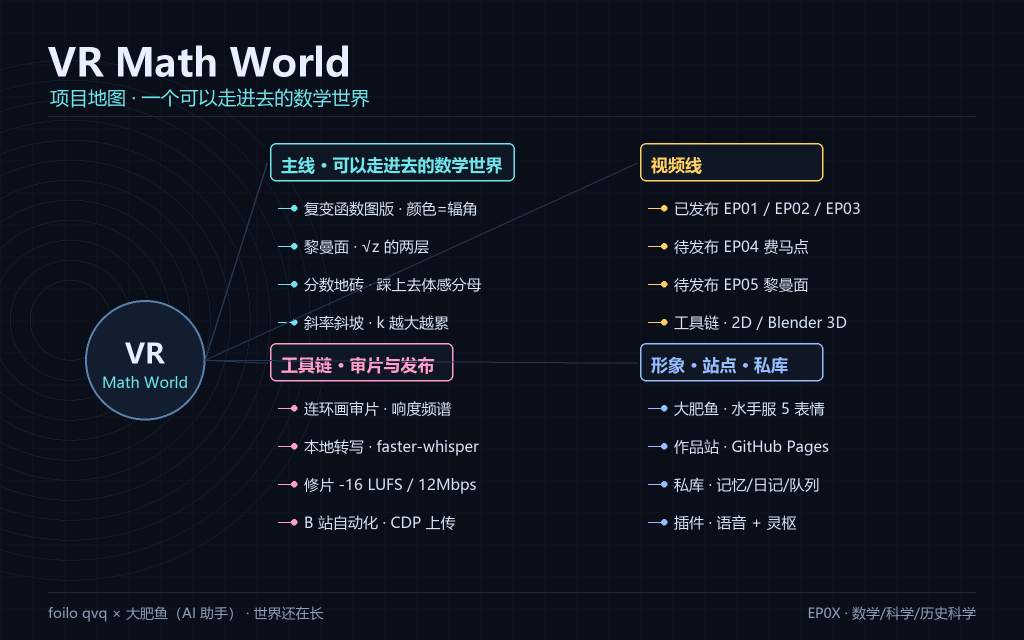
#> input picture site/ProjectMap.png, 2048 x 1280 px (shown at 1/2 size)
$ python prep-art.py ../site/ProjectMap.png
#> lines starting #> are read from the running program, lines starting #| are printed output that depends on the picture
#!/usr/bin/env python3
"""把 foilo 画的图处理成视频可用素材（去底 → 裁边 → 统一高度）。

用法：
  python prep-art.py 输入.png                      # 单张
  python prep-art.py 目录/ --grid 3x3              # 九宫格总览切分
  python prep-art.py 目录/ --height 900            # 统一高度

输出：<同目录>/ready/<原名>-ready.png（透明底、裁到内容边界）
"""
import argparse
import os

import numpy as np
from PIL import Image

# 我们的深蓝底（10,14,24）和常见白底都要能抠
BG_CANDIDATES = [(10, 14, 24), (255, 255, 255), (0, 0, 0)]


def key_background(im, tol=34, soft=26):
    """把接近"四角颜色"的像素变透明（软过渡，避免锯齿）。"""
    im = im.convert("RGBA")
    arr = np.array(im).astype(np.float32)
    h, w = arr.shape[:2]
    # 取四角平均当作背景色
    corners = [arr[2, 2, :3], arr[2, w - 3, :3], arr[h - 3, 2, :3], arr[h - 3, w - 3, :3]]
    bg = np.mean(corners, axis=0)
    dist = np.linalg.norm(arr[:, :, :3] - bg, axis=2)
    alpha = np.clip((dist - tol) / soft, 0.0, 1.0) * 255.0
    # 如果原图已经有 alpha，就取最小值，别把已透明的又画回来
    alpha = np.minimum(alpha, arr[:, :, 3])
    arr[:, :, 3] = alpha
    return Image.fromarray(arr.astype(np.uint8), "RGBA")


def trim(im, pad=8):
    bbox = im.split()[3].point(lambda v: 255 if v > 8 else 0).getbbox()
    if not bbox:
        return im
    x0, y0, x1, y1 = bbox
    return im.crop((max(0, x0 - pad), max(0, y0 - pad),
                    min(im.width, x1 + pad), min(im.height, y1 + pad)))


def fit_height(im, h):
    k = h / im.height
    return im.resize((max(1, int(im.width * k)), h), Image.LANCZOS)


def process(path, outdir, height=None, grid=None):
#> called with path = 'site/ProjectMap.png', outdir = 'site/ready'
    im = Image.open(path)
#> im is the input picture: PIL image 2048x1280 RGB; mean R, G, B 17.7, 22.8, 33.5
    name = os.path.splitext(os.path.basename(path))[0]
    os.makedirs(outdir, exist_ok=True)
    outs = []
    pieces = []
    if grid:
        cols, rows = [int(x) for x in grid.lower().split("x")]
        w, h = im.size
        cw, ch = w // cols, h // rows
        for r in range(rows):
            for c in range(cols):
                pieces.append((f"{name}-{r + 1}{c + 1}", im.crop((c * cw, r * ch, (c + 1) * cw, (r + 1) * ch))))
    else:
        pieces.append((name, im))

    for label, piece in pieces:
        out = trim(key_background(piece))
        if height:
            out = fit_height(out, height)
        dest = os.path.join(outdir, f"{label}-ready.png")
        out.save(dest)
        outs.append((dest, out.size))
#> this loop made 1 pass
#> (label, h in key_background, w in key_background, corners in key_background, x0 in trim, y0 in trim, x1 in trim, y1 in trim) on pass 1: ('ProjectMap', 1280, 2048, [[10, 14, 24], [10, 14, 24], [10, 14, 24], [10, 14, 24]], 0, 91, 1953, 1243)
#> pass 1, in key_background, `dist = np.linalg.norm(arr[:, :, :3] - bg, axis=2)`:
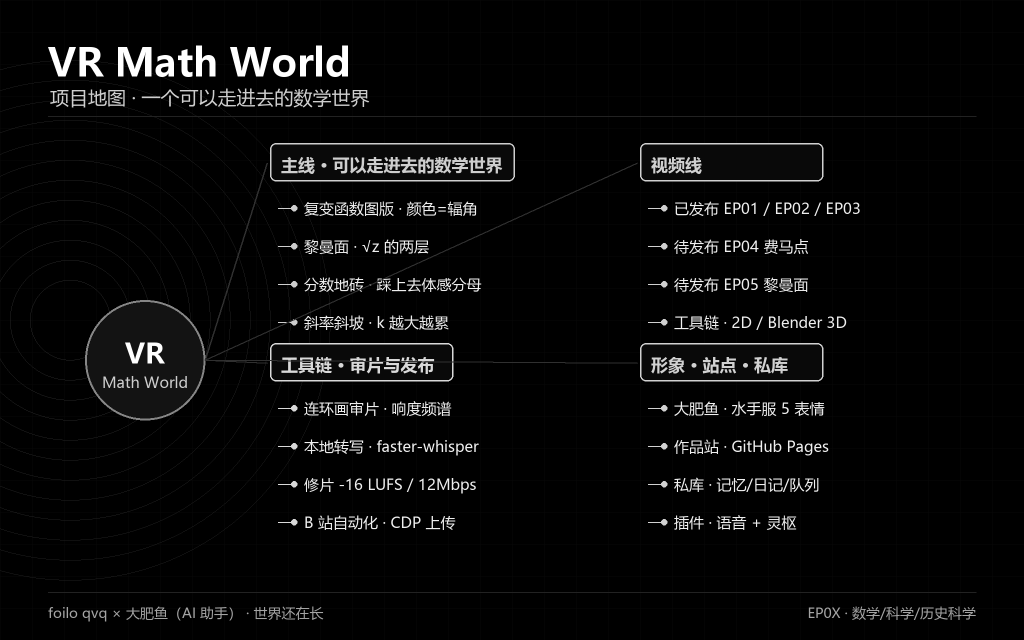
#> dist: shape (1280, 2048) float32 (shown at 1/2 size); min 0, max 392.1, mean 15.3; drawn with min black and max white
#> pass 1, in key_background, `alpha = np.clip((dist - tol) / soft, 0.0, 1.0) * 255.0`:
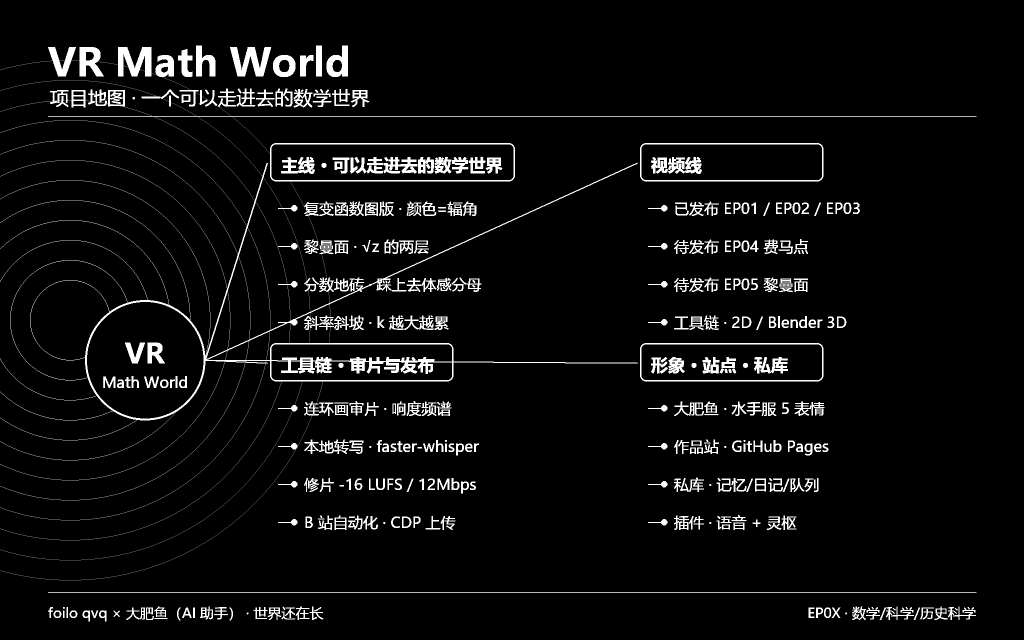
#> alpha: shape (1280, 2048) float32 (shown at 1/2 size); min 0, max 255, mean 13.2
#> after the loop:
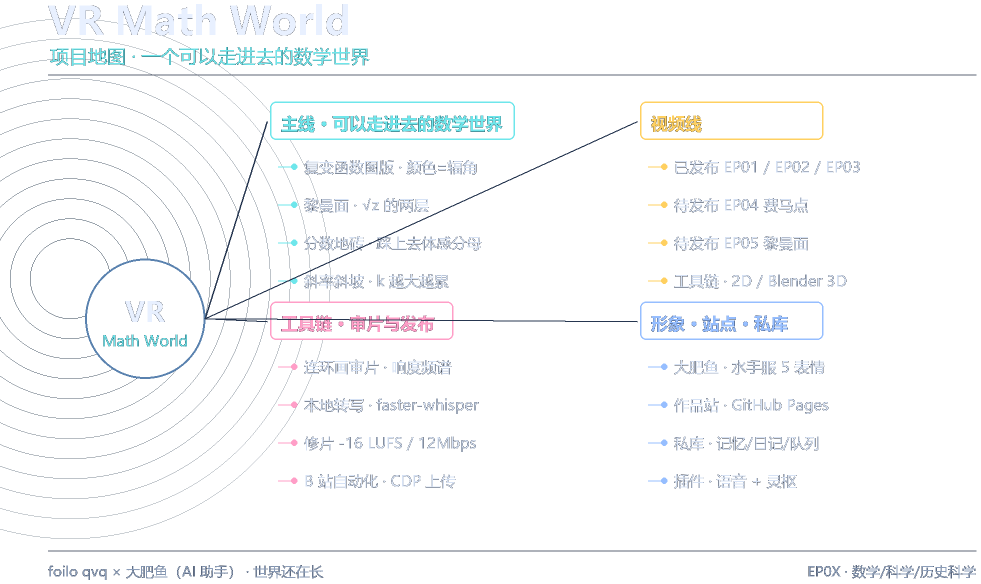
#> out: PIL image 1961x1168 RGBA (shown at 1/2 size); mean R, G, B, A 18.8, 24.1, 34.8, 15.1; transparent parts drawn white
#> after the loop, outs = 1 item
    return outs


def main():
    ap = argparse.ArgumentParser()
    ap.add_argument("input")
    ap.add_argument("--out", default="")
    ap.add_argument("--height", type=int, default=0)
    ap.add_argument("--grid", default="")
    args = ap.parse_args()

    src = os.path.abspath(args.input)
    if os.path.isdir(src):
        files = [os.path.join(src, f) for f in sorted(os.listdir(src))
                 if f.lower().endswith((".png", ".jpg", ".jpeg", ".webp"))]
    else:
        files = [src]

    for f in files:
        outdir = args.out or os.path.join(os.path.dirname(f), "ready")
        for dest, size in process(f, outdir, args.height or None, args.grid or None):
            print(f"✅ {dest}  {size[0]}x{size[1]}")


if __name__ == "__main__":
    main()
